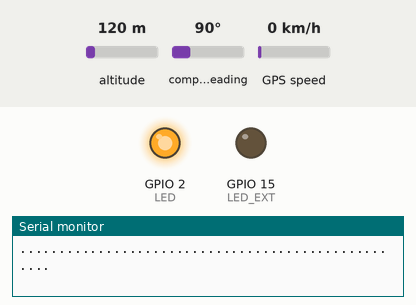
Simulated run of this program. Board: ESP32. Parts: output pins drawn as LEDs (lit = HIGH), the last lines printed to the serial monitor. The test bench sets the inputs (shaded band); at power-on: altitude 120 m, compass heading 90°, GPS speed 0 km/h. WiFi joins after 1.5 s; servers stay silent unless stated; the GPS gets a fix after 3 s at 37.7749, -122.4194 with 8 satellites; no MQTT or app messages arrive unless stated.

Above: at 5.5 s.
At 8.6 s:
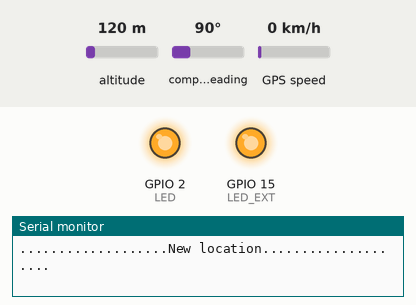
Timing chart, 0 to 10.9 s (numbered marks = the images above):
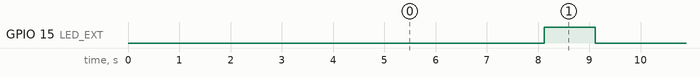

Measured:
- by itself, GPIO 15 (LED_EXT): alternates HIGH for 1.0 s and LOW for 5.1 s

The program:

main.cpp
```cpp
#include <WiFi.h>
#include <PubSubClient.h>
#include <TinyGPSPlus.h>
#include <SoftwareSerial.h>
#include <ArduinoJson.h>

#define RXD2 16                          // RXD2 do ESP32 conectado ao TX do GPS
#define TXD2 17                          // TXD2 do ESP32 conectado ao RX do GPS
#define GPS_BAUDRATE 9600                // Baud rate do GPS
#define WIFI_SSID "redewifi"             // SSID da rede WiFi
#define WIFI_PASSWORD "senhawifi"        // Senha da rede WiFi
#define MQTT_SERVER "broker.emqx.io"     // Endereço do servidor MQTT
#define MQTT_PORT 1883                   // Porta do servidor MQTT
#define MQTT_TOPIC_PREFIX "data/tracker" // Préfixo do tópico MQTT para publicar as coordenadas
#define MQTT_USERNAME "emqx"             // Usuario do servidor
#define MQTT_PASSWORD "public"           // Senha do usuario
#define LED 2                            // Led interno do esp32
#define LED_EXT 15                       // Led externo ao esp32
#define DELAY 5000                       // Delay em ms para envio de dados. Ex:60*1000=5seg

SoftwareSerial ss(RXD2, TXD2);            // Define a serial para comunicação com o GPS
TinyGPSPlus gps;                          // Objeto para fazer o parsing dos dados do GPS
WiFiClient wifiClient;                    // Cliente WiFi
PubSubClient client(wifiClient);          // Cliente MQTT
const int json = JSON_OBJECT_SIZE(10);    // Tamanho do objeto
StaticJsonDocument<json> doc;             // Criação do documento (objeto que vai ser publicado)
size_t freeHeap = ESP.getFreeHeap();      // Quantidade de memória livre disponível na heap, que é a área de memória dinâmica usada pelo programa durante a execução
DynamicJsonDocument doc2((freeHeap / 2)); // Criação de um documento com tamanho máximo igual a metade da memoria disponivel no ESP32
JsonArray array = doc2.to<JsonArray>();   // Criação de um array de documentos

// Função responsável por conectar ao Wifi
void setup_wifi()
{
  delay(1000);

  Serial.println();
  Serial.print("Conectando ao wifi: ");
  Serial.println(WIFI_SSID);

  WiFi.begin(WIFI_SSID, WIFI_PASSWORD);

  // Enquanto nao for estabelecida, fica aguardadando
  while (WiFi.status() != WL_CONNECTED)
  {
    delay(1000);
    Serial.print(".");
  }

  // Conexao com wifi estabelecida. Aciona o led interno
  Serial.println("");
  Serial.println("WiFi conectado");
  Serial.println("IP address: ");
  Serial.println(WiFi.localIP());
  digitalWrite(LED, HIGH);
}

// Delay customizado com verificação do gps
static void smartDelay(unsigned long ms)
{
  unsigned long start = millis();
  do
  {
    while (ss.available())
      gps.encode(ss.read());
  } while (millis() - start < ms);
}

// Função de inicialização, após conectar ao wifi inicializa o servidor
void setup()
{
  Serial.begin(115200);
  ss.begin(GPS_BAUDRATE);
  pinMode(LED, OUTPUT);
  pinMode(LED_EXT, OUTPUT);
  setup_wifi();
  client.setServer(MQTT_SERVER, MQTT_PORT);
  Serial.print(freeHeap);
}

void loop()
{
  // Se os dados do GPS não estiverem disponíveis e válidos
  if (millis() > 5000 && gps.charsProcessed() < 10)
  {
    Serial.println("Esperando GPS...");
  }
  else
  {

    String client_id = "esp32-";
    client_id += String(WiFi.macAddress());
    String topic = String(MQTT_TOPIC_PREFIX) + "/" + client_id;
    client.connect(client_id.c_str(), MQTT_USERNAME, MQTT_PASSWORD);

    // se o cliente estiver conectado publica o
    if (client.connected() && gps.location.isValid() && gps.hdop.isValid() && gps.satellites.isValid())
    {
      // se ja tiver dados armazenados, envia
      String array_armazenado;
      serializeJson(doc2, array_armazenado);
      if (array_armazenado.length() > 2)
      {
        Serial.println("_______________Old array location_________________");
        Serial.print("array_armazenado length: ");
        Serial.println(array_armazenado);
        client.publish(topic.c_str(), array_armazenado.c_str());
        array = doc2.to<JsonArray>();
        Serial.println("__________________________________________________");
      }
      Serial.println("...................New location....................");
      String new_location;
      doc.clear();
      doc["device"] = "esp32";
      doc["sensor"] = client_id;
      doc["coordinates"]["lat"] = String(gps.location.lat(), 6);
      doc["coordinates"]["lon"] = String(gps.location.lng(), 6);
      serializeJson(doc, new_location);
      digitalWrite(LED_EXT, HIGH);

      client.publish(topic.c_str(), new_location.c_str());

      delay(1000);
      digitalWrite(LED_EXT, LOW);
      Serial.println("Topic " + topic);
      Serial.println("Sats " + String(gps.satellites.value()));
      Serial.println("HDOP " + String(gps.hdop.hdop()));
      Serial.println(new_location);
      Serial.println("...................................................");

      client.disconnect();
    }
    else
    {
      Serial.println("...............Client disconnected.................");
      if (gps.location.isValid() && gps.hdop.isValid() && gps.satellites.isValid())
      {
        Serial.println("_______________New location saved_________________");
        JsonObject obj = array.createNestedObject();
        obj["device"] = "esp32";
        obj["sensor"] = client_id;
        obj["coordinates"]["lat"] = String(gps.location.lat(), 6);
        obj["coordinates"]["lon"] = String(gps.location.lng(), 6);
        Serial.println("{device:esp32, sensor:" + client_id + ", lat:" + String(gps.location.lat(), 6) + ", lon:" + String(gps.location.lng(), 6) + "}");
        String output;
        serializeJson(doc2, output);
        Serial.print("Output length: ");
        Serial.println(output.length());
        Serial.println("__________________________________________________");
      }
      else
      {
        Serial.println("..................Searching sats...................");
        Serial.println("{device:esp32, sensor:" + client_id + ", lat:" + String(gps.location.lat(), 6) + ", lon:" + String(gps.location.lng(), 6) + "}");
      }
      Serial.println("...................................................");
    }
  }
  smartDelay(DELAY);
}
```
